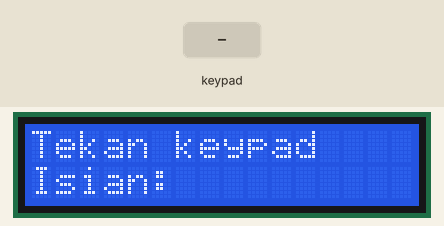
This sketch was run on a simulated ESP32. Parts: 16×2 character LCD. Wiring (from diagram.json): 4×4 keypad with keys 1 2 3 A 4 5 6 B 7 8 9 C * 0 # D: rows GPIO 13, GPIO 14, GPIO 16, GPIO 17; columns GPIO 18, GPIO 19, GPIO 23, GPIO 25. The inputs (shaded band) are chosen by the test bench. What the sketch prints to the serial monitor is not drawn.

Above: at 1.2 s.
1.3 s: keypad keys 1 2 # pressed 0.4 s apart
At 3.3 s:
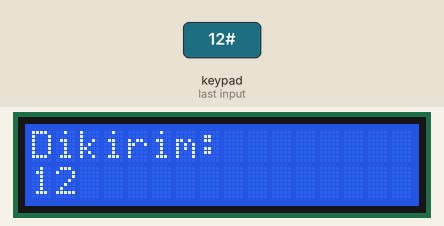
4.0 s: key 'A' pressed
At 5.1 s:
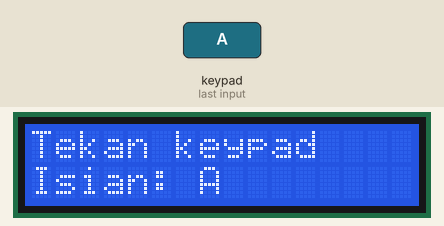
5.6 s: key 'B' pressed
At 6.3 s:
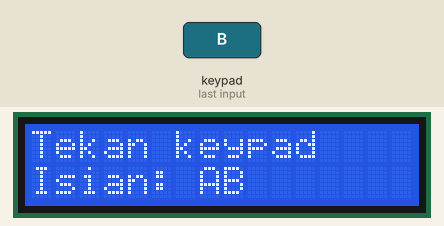
7.2 s: keypad keys 1 2 D pressed 0.4 s apart
At 9.5 s:
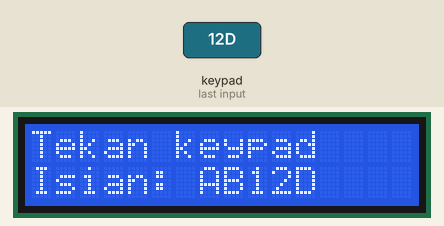
9.9 s: key 'C' pressed
At 10.9 s:
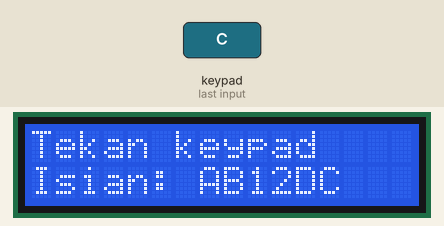
11.5 s: keypad keys 2 5 # pressed 0.4 s apart
At 13.6 s:
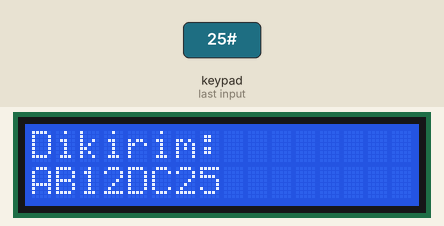
Timing chart, 0 to 15.1 s (numbered marks = the images above; inputs shaded):
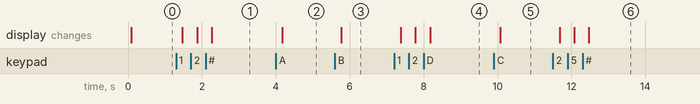

Measured:
- after the input at 1.3 s, the display: first changes after 0.17 s (image 1 shows a later state)
- after the input at 4.0 s, the display: changes after 0.17 s (image 2)
- after the input at 5.6 s, the display: changes after 0.17 s (image 3)
- after the input at 7.2 s, the display: first changes after 0.17 s (image 4 shows a later state)
- after the input at 9.9 s, the display: changes after 0.18 s (image 5)
- after the input at 11.5 s, the display: first changes after 0.18 s (image 6 shows a later state)

The sketch:

sketch.ino
```cpp
#include <Wire.h>
#include <LiquidCrystal_I2C.h>

const char NIM[] = "21120124120020";

LiquidCrystal_I2C lcd(0x27, 16, 2);

const int BARIS[4] = {13, 14, 16, 17}; // R1 - R4
const int KOLOM[4] = {18, 19, 23, 25}; // C1 - C4

const char PETA[4][4] = {
  {'1', '2', '3', 'A'},
  {'4', '5', '6', 'B'},
  {'7', '8', '9', 'C'},
  {'*', '0', '#', 'D'}
};

String isian = "";

char pindai() {
  for (int r = 0; r < 4; r++) {
    pinMode(BARIS[r], OUTPUT);
    digitalWrite(BARIS[r], LOW);
    delayMicroseconds(10);

    for (int c = 0; c < 4; c++) {
      if (digitalRead(KOLOM[c]) == LOW) {
        delay(20);
        while (digitalRead(KOLOM[c]) == LOW) {
          delay(5);
        }
        pinMode(BARIS[r], INPUT);
        return PETA[r][c];
      }
    }

    pinMode(BARIS[r], INPUT);
  }
  return '\0';
}

void tampilLCD() {
  lcd.clear();
  lcd.setCursor(0, 0);
  lcd.print("Tekan keypad");
  lcd.setCursor(0, 1);
  lcd.print("Isian: ");
  lcd.print(isian);
}

void setup() {
  Serial.begin(115200);
  Serial.printf("NIM %s | P10-D\n", NIM);

  for (int r = 0; r < 4; r++) {
    pinMode(BARIS[r], INPUT);
  }
  for (int c = 0; c < 4; c++) {
    pinMode(KOLOM[c], INPUT_PULLUP);
  }

  Wire.begin(21, 22);
  lcd.init();
  lcd.backlight();
  tampilLCD();
}

void loop() {
  char k = pindai();
  if (k != '\0') {
    Serial.printf("Tombol: %c\n", k);

    if (k == '*') {
      isian = "";
      tampilLCD();
    } else if (k == '#') {
      Serial.printf("Dikirim: %s\n", isian.c_str());
      lcd.clear();
      lcd.setCursor(0, 0);
      lcd.print("Dikirim:");
      lcd.setCursor(0, 1);
      lcd.print(isian);
      isian = "";
    } else {
      isian += k;
      tampilLCD();
    }
  }
}
```
